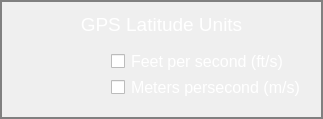
                        <widget class="QFrame" name="frame_10">
                         <property name="maximumSize">
                          <size>
                           <width>16777215</width>
                           <height>16777215</height>
                          </size>
                         </property>
                         <property name="styleSheet">
                          <string notr="true">border:2px solid gray;
border-top-left-radius: 0px;
border-top-right-radius: 0px;
border-bottom-left-radius: 0px;
border-bottom-right-radius: 0px;</string>
                         </property>
                         <property name="frameShape">
                          <enum>QFrame::StyledPanel</enum>
                         </property>
                         <property name="frameShadow">
                          <enum>QFrame::Raised</enum>
                         </property>
                         <layout class="QVBoxLayout" name="verticalLayout_29" stretch="0,1">
                          <item>
                           <widget class="QLabel" name="label_19">
                            <property name="font">
                             <font>
                              <pointsize>14</pointsize>
                             </font>
                            </property>
                            <property name="styleSheet">
                             <string notr="true">border:0px;color:white;</string>
                            </property>
                            <property name="text">
                             <string>GPS Latitude Units</string>
                            </property>
                            <property name="alignment">
                             <set>Qt::AlignCenter</set>
                            </property>
                           </widget>
                          </item>
                          <item>
                           <widget class="QFrame" name="frame_46">
                            <property name="styleSheet">
                             <string notr="true">color:white;
border:0px;</string>
                            </property>
                            <property name="frameShape">
                             <enum>QFrame::StyledPanel</enum>
                            </property>
                            <property name="frameShadow">
                             <enum>QFrame::Raised</enum>
                            </property>
                            <layout class="QVBoxLayout" name="verticalLayout_30">
                             <property name="leftMargin">
                              <number>98</number>
                             </property>
                             <item>
                              <widget class="QCheckBox" name="checkBox_8">
                               <property name="font">
                                <font>
                                 <pointsize>12</pointsize>
                                </font>
                               </property>
                               <property name="styleSheet">
                                <string notr="true">color:white;</string>
                               </property>
                               <property name="text">
                                <string>Feet per second (ft/s)</string>
                               </property>
                              </widget>
                             </item>
                             <item>
                              <widget class="QCheckBox" name="checkBox_9">
                               <property name="font">
                                <font>
                                 <pointsize>12</pointsize>
                                </font>
                               </property>
                               <property name="styleSheet">
                                <string notr="true">color:white;</string>
                               </property>
                               <property name="text">
                                <string>Meters persecond (m/s)</string>
                               </property>
                              </widget>
                             </item>
                            </layout>
                           </widget>
                          </item>
                         </layout>
                        </widget>
